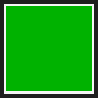

A 2D game scene composited from a Tiled map and its tileset images. What follows is a short description and the map's XML, with every tile layer's data as written:
An orthogonal 2x2 tile map with 49x49 px tiles, 1 tile layer (Tile Layer 1).

<map version="1.5" tiledversion="1.7.2" orientation="orthogonal" renderorder="right-down" width="2" height="2" tilewidth="49" tileheight="49" infinite="0" nextlayerid="2" nextobjectid="1">
 <tileset firstgid="1" source="greencheckboxon.tsx" />
 <layer id="1" name="Tile Layer 1" width="2" height="2">
  <data encoding="csv">
1,2,
3,4
</data>
 </layer>
</map>